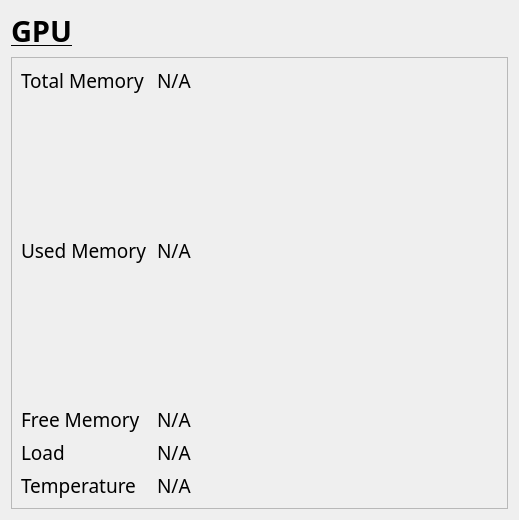
            <widget class="QWidget" name="gpu">
             <layout class="QVBoxLayout" name="verticalLayout_9">
              <item alignment="Qt::AlignTop">
               <widget class="QLabel" name="label_69">
                <property name="minimumSize">
                 <size>
                  <width>0</width>
                  <height>40</height>
                 </size>
                </property>
                <property name="font">
                 <font>
                  <family>Bahnschrift SemiBold SemiConden</family>
                  <pointsize>22</pointsize>
                  <weight>75</weight>
                  <bold>true</bold>
                  <underline>true</underline>
                 </font>
                </property>
                <property name="text">
                 <string>GPU</string>
                </property>
               </widget>
              </item>
              <item>
               <widget class="QFrame" name="frame_9">
                <property name="sizePolicy">
                 <sizepolicy hsizetype="Preferred" vsizetype="Expanding">
                  <horstretch>0</horstretch>
                  <verstretch>0</verstretch>
                 </sizepolicy>
                </property>
                <property name="frameShape">
                 <enum>QFrame::StyledPanel</enum>
                </property>
                <property name="frameShadow">
                 <enum>QFrame::Raised</enum>
                </property>
                <layout class="QGridLayout" name="gridLayout_9">
                 <item row="0" column="1">
                  <widget class="QLabel" name="totalmemory">
                   <property name="font">
                    <font>
                     <family>Arial Rounded MT Bold</family>
                     <pointsize>14</pointsize>
                     <weight>50</weight>
                     <bold>false</bold>
                    </font>
                   </property>
                   <property name="text">
                    <string>N/A</string>
                   </property>
                  </widget>
                 </item>
                 <item row="2" column="1">
                  <widget class="QLabel" name="freememory">
                   <property name="font">
                    <font>
                     <family>Arial Rounded MT Bold</family>
                     <pointsize>14</pointsize>
                     <weight>50</weight>
                     <bold>false</bold>
                    </font>
                   </property>
                   <property name="text">
                    <string>N/A</string>
                   </property>
                  </widget>
                 </item>
                 <item row="3" column="0">
                  <widget class="QLabel" name="label_62">
                   <property name="font">
                    <font>
                     <family>Arial Rounded MT Bold</family>
                     <pointsize>14</pointsize>
                     <weight>50</weight>
                     <bold>false</bold>
                    </font>
                   </property>
                   <property name="text">
                    <string>Load</string>
                   </property>
                  </widget>
                 </item>
                 <item row="1" column="0">
                  <widget class="QLabel" name="label_60">
                   <property name="font">
                    <font>
                     <family>Arial Rounded MT Bold</family>
                     <pointsize>14</pointsize>
                     <weight>50</weight>
                     <bold>false</bold>
                    </font>
                   </property>
                   <property name="text">
                    <string>Used Memory </string>
                   </property>
                  </widget>
                 </item>
                 <item row="4" column="1">
                  <widget class="QLabel" name="temperature">
                   <property name="font">
                    <font>
                     <family>Arial Rounded MT Bold</family>
                     <pointsize>14</pointsize>
                     <weight>50</weight>
                     <bold>false</bold>
                    </font>
                   </property>
                   <property name="text">
                    <string>N/A</string>
                   </property>
                  </widget>
                 </item>
                 <item row="0" column="0">
                  <widget class="QLabel" name="label_59">
                   <property name="font">
                    <font>
                     <family>Arial Rounded MT Bold</family>
                     <pointsize>14</pointsize>
                     <weight>50</weight>
                     <bold>false</bold>
                    </font>
                   </property>
                   <property name="text">
                    <string>Total Memory</string>
                   </property>
                  </widget>
                 </item>
                 <item row="1" column="1">
                  <widget class="QLabel" name="usedmemory">
                   <property name="font">
                    <font>
                     <family>Arial Rounded MT Bold</family>
                     <pointsize>14</pointsize>
                     <weight>50</weight>
                     <bold>false</bold>
                    </font>
                   </property>
                   <property name="text">
                    <string>N/A</string>
                   </property>
                  </widget>
                 </item>
                 <item row="4" column="0">
                  <widget class="QLabel" name="label_67">
                   <property name="font">
                    <font>
                     <family>Arial Rounded MT Bold</family>
                     <pointsize>14</pointsize>
                     <weight>50</weight>
                     <bold>false</bold>
                    </font>
                   </property>
                   <property name="text">
                    <string>Temperature</string>
                   </property>
                  </widget>
                 </item>
                 <item row="2" column="0">
                  <widget class="QLabel" name="label_61">
                   <property name="font">
                    <font>
                     <family>Arial Rounded MT Bold</family>
                     <pointsize>14</pointsize>
                     <weight>50</weight>
                     <bold>false</bold>
                    </font>
                   </property>
                   <property name="text">
                    <string>Free Memory</string>
                   </property>
                  </widget>
                 </item>
                 <item row="3" column="1">
                  <widget class="QLabel" name="loadd">
                   <property name="font">
                    <font>
                     <family>Arial Rounded MT Bold</family>
                     <pointsize>14</pointsize>
                     <weight>50</weight>
                     <bold>false</bold>
                    </font>
                   </property>
                   <property name="text">
                    <string>N/A</string>
                   </property>
                  </widget>
                 </item>
                 <item row="1" column="2">
                  <widget class="roundProgressBar" name="gpu_per" native="true">
                   <property name="minimumSize">
                    <size>
                     <width>300</width>
                     <height>300</height>
                    </size>
                   </property>
                  </widget>
                 </item>
                </layout>
               </widget>
              </item>
             </layout>
            </widget>
